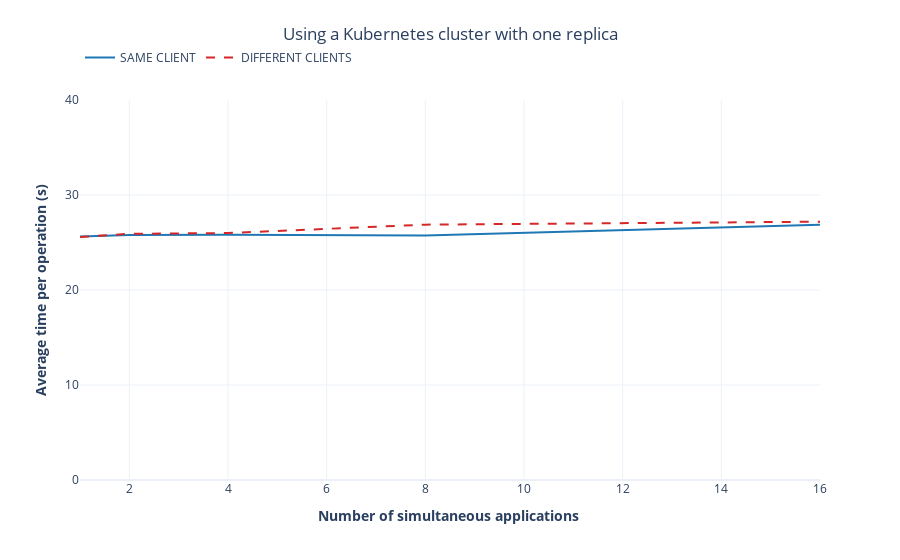

Write notebook code for a chart like this one.
### Markdown cell above
### Adding anomalies. Average times. Using a Kubernetes cluster with one replica

### Code cell
same_client = [25.619, 25.788, 25.808, 25.730, 26.875]
different_clients = [25.579, 25.913, 25.994, 26.881, 27.191]

addCriticalInformation(same_client, different_clients, "Using a Kubernetes cluster with one replica")

### Figure 1 — Plotly figure (JSON) as saved in the notebook; plotly's stock layout.template omitted (floating-point values rounded to 4 significant figures)
{"data": [{"line": {"color": "#1f77b4"}, "mode": "lines", "name": "SAME CLIENT", "type": "scatter", "x": [1, 2, 4, 8, 16], "y": [25.62, 25.79, 25.81, 25.73, 26.88]}, {"line": {"color": "#d62728", "dash": "dash"}, "mode": "lines", "name": "DIFFERENT CLIENTS", "type": "scatter", "x": [1, 2, 4, 8, 16], "y": [25.58, 25.91, 25.99, 26.88, 27.19]}], "layout": {"legend": {"orientation": "h", "y": 1.15}, "title": {"text": "Using a Kubernetes cluster with one replica", "x": 0.5, "xanchor": "center", "y": 0.95, "yanchor": "top"}, "xaxis": {"dtick": 2, "range": [1, 16], "tick0": 0, "title": {"text": "<b>Number of simultaneous applications </b>"}}, "yaxis": {"dtick": 10, "range": [0, 40], "tick0": 0, "title": {"text": "<b>Average time per operation (s)</b>"}}}}
